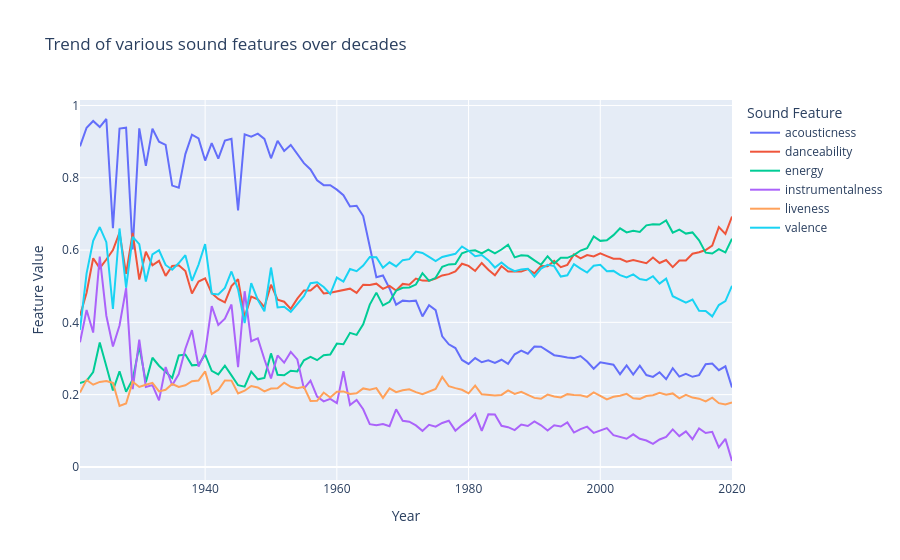

The notebook cell saved with this chart:
### Markdown cell above
---
## 6️⃣ Trend of Various Sound Features Over Decades

### Code cell
sound_features = ['acousticness', 'danceability', 'energy', 'instrumentalness', 'liveness', 'valence']

fig = px.line(
    year_data,
    x='year',
    y=sound_features,
    title='Trend of various sound features over decades'
)
fig.update_layout(
    xaxis_title='Year',
    yaxis_title='Feature Value',
    legend_title='Sound Feature'
)
fig.show()
